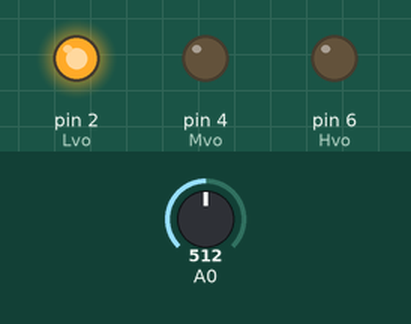
Simulated run of this sketch. Board: Arduino Uno, built with avr-gcc and run on an emulated ATmega328P. Parts: output pins drawn as LEDs (lit = HIGH). Inputs (shaded band) come from the test bench; at power-on: A0 = 512.

Above: at 2.8 s.
2.9 s: A0 set to 351
8.9 s: A0 set to 323
At 10.6 s:
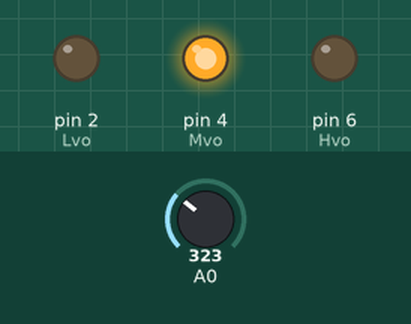
14.9 s: A0 set to 275
At 16.4 s:
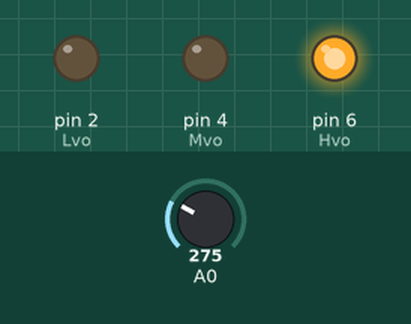
20.9 s: A0 set to 306
At 23.4 s:
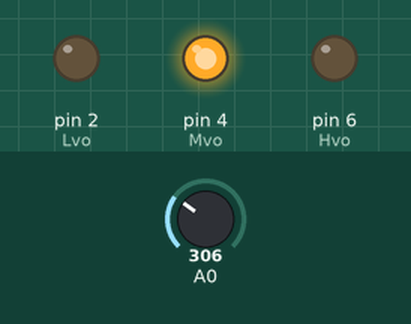
26.9 s: A0 set to 122
At 29.2 s:
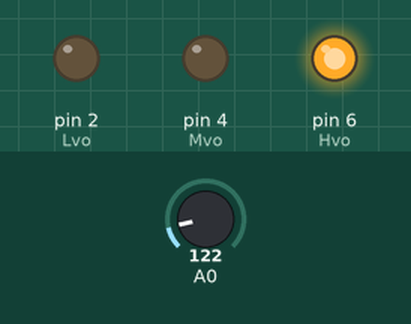
Timing chart, 0 to 30.7 s (numbered marks = the images above; inputs shaded):
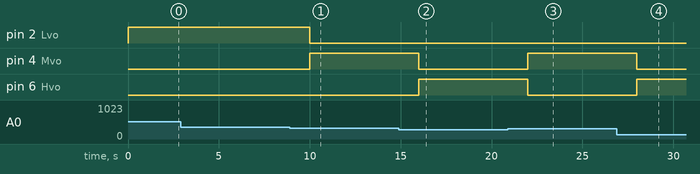

The sketch:

BatteryTester.ino
```cpp
// Project - Low Voltage Battery tester

// CAUTION- use less then 5volts

#define Lvo 2                                    //  use blueled
#define Mvo 4                                    //  use yellowled
#define Hvo 6                                    //  use redled
                                                 //  According to wavelength

int analogValue =0;
float voltage =0;
int ledDelay =2000;

void setup() {
  // put your setup code here, to run once:
  pinMode(Lvo,OUTPUT);
  pinMode(Mvo,OUTPUT);
  pinMode(Hvo,OUTPUT);
}

void loop() {
  // put your main code here, to run repeatedly:
  analogValue= analogRead(0);
  voltage= 0.0048*analogValue;
  if(voltage>=1.6)
   {
     digitalWrite(Lvo,HIGH);
     delay(ledDelay);
     digitalWrite(Lvo,LOW);
   }
   else if(voltage<1.6 && voltage >1.4)
   {
     digitalWrite(Mvo,HIGH);
     delay(ledDelay);
     digitalWrite(Mvo,LOW);
   }
   else if(voltage<=1.4)
   {
     digitalWrite(Hvo,HIGH);
     delay(ledDelay);
     digitalWrite(Hvo,LOW);
   }
}
```

Measured:
- the behaviour switches between 334 and 333 on A0 (found by bisection; images 0 and 1)
- the behaviour switches between 292 and 291 on A0 (found by bisection; images 1 and 2)
- after the input at 8.9 s, pin 2 (Lvo): HIGH → LOW after 1.1 s; pin 4 (Mvo): LOW → HIGH after 1.1 s
- after the input at 14.9 s, pin 4 (Mvo): HIGH → LOW after 1.1 s; pin 6 (Hvo): LOW → HIGH after 1.1 s
- after the input at 20.9 s, pin 4 (Mvo): LOW → HIGH after 1.1 s; pin 6 (Hvo): HIGH → LOW after 1.1 s
- after the input at 26.9 s, pin 4 (Mvo): HIGH → LOW after 1.1 s; pin 6 (Hvo): LOW → HIGH after 1.1 s
